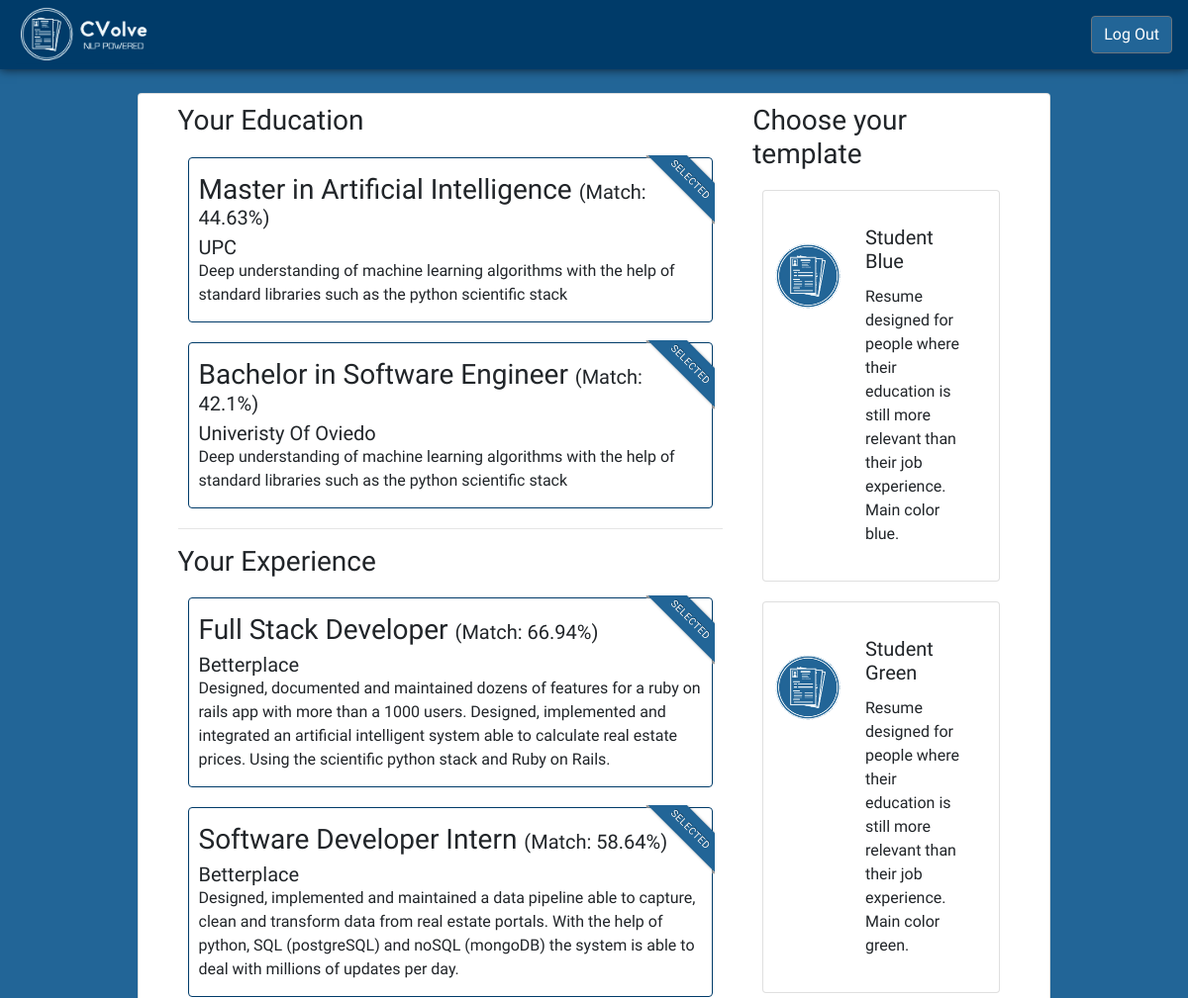
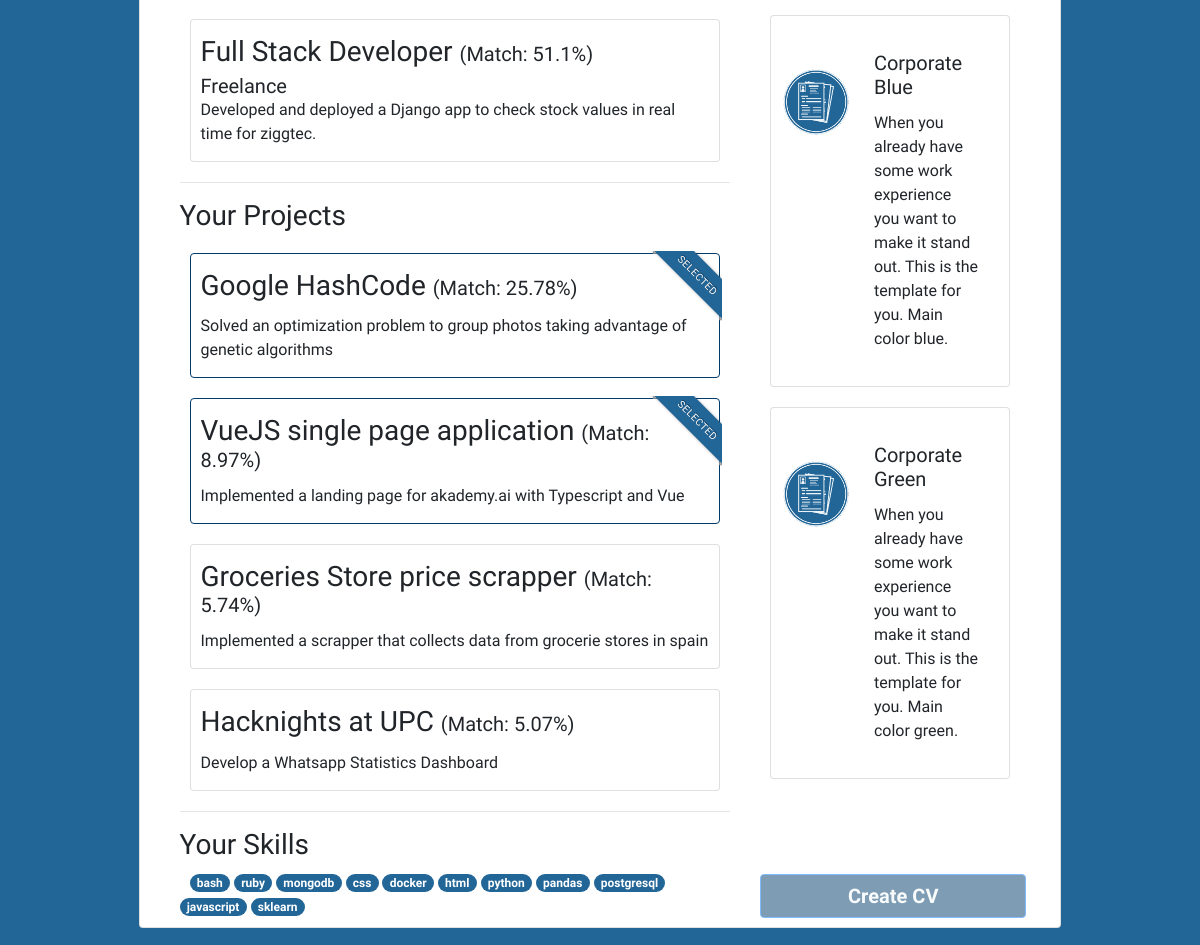
Page /offers/2/preview_cv/ (signed in) on the committed database (2 pictures, top to bottom).
### cvolve/main/models/user_education.py (models this page shows, shortened)
class UserEducation(models.Model):
    title = models.CharField('Title', max_length=150)
    institution = models.CharField('Institution', max_length=150)
    start_date = models.DateField('Start Date')
    end_date = models.DateField('End Date', blank=True, null=True)
    summary = models.TextField('Summary')
    user = models.ForeignKey(User, on_delete=models.CASCADE)
    class Meta:
        verbose_name_plural = 'UserEducations'

### cvolve/main/models/user_experience.py (models this page shows, shortened)
class UserExperience(models.Model):
    role = models.CharField('Role', max_length=150)
    company = models.CharField('Company', max_length=150)
    start_date = models.DateField('Start Date')
    end_date = models.DateField('End Date', blank=True, null=True)
    summary = models.TextField('Summary')
    user = models.ForeignKey(User, on_delete=models.CASCADE)
    class Meta:
        verbose_name_plural = 'UserExperiences'

### cvolve/main/models/user_projects.py (models this page shows, shortened)
class UserProjects(models.Model):
    name = models.CharField('Name', max_length=120)
    summary = models.TextField('Summary')
    user = models.ForeignKey(User, on_delete=models.CASCADE)
    class Meta:
        verbose_name_plural = 'UserProjects'

### cvolve/main/models/user_skill.py (models this page shows, shortened)
class UserSkill(models.Model):
    name = models.CharField('Name', max_length=120)
    user = models.ForeignKey(User, on_delete=models.CASCADE)
    class Meta:
        verbose_name_plural = 'UserSkills'

### cvolve/main/views/CV_preview_view.py (the view)
class CVPreviewView(View):
    def get(self, request, offer_id):
        user = User.objects.get(pk=request.user.id)
        offer = JobOffer.objects.get(pk=offer_id)
        return render(request, 'cv_preview.html', {
            'user': user, 'offer': offer,
            'educations': get_education_sorted_by_distance(user.id, offer.id,
                                                           return_distances=True),
            'experiences': get_experience_sorted_by_distance(user.id, offer.id,
                                                             return_distances=True),
            'projects': get_projects_sorted_by_distance(user.id, offer.id,
                                                        return_distances=True),
            'skills': get_skills_sorted_by_distance(user.id, offer.id,
                                                    return_distances=True),
        })

### cvolve/main/models/user_education.py (called while the page is built)
def get_education_sorted_by_distance(user_id, offer_id, limit=None, return_distances=False):
    limit_clause = f'LIMIT {limit}' if limit else ''
    distance_clause = ", main_joboffereducationdistance.distance" if return_distances else ''
    return UserEducation.objects.raw(
        f"""
        SELECT main_usereducation.* {distance_clause}
        FROM ((main_user INNER JOIN main_usereducation ON main_user.user_ptr_id = main_usereducation.user_id)
                INNER JOIN main_joboffereducationdistance on main_usereducation.id = main_joboffereducationdistance.education_id)
                INNER JOIN main_joboffer on main_joboffer.id = main_joboffereducationdistance.job_offer_id
        WHERE main_user.user_ptr_id={user_id} and main_joboffer.id = {offer_id}
        ORDER BY main_joboffereducationdistance.distance
        {limit_clause}
        """
    )

### cvolve/main/models/user_experience.py (called while the page is built)
def get_experience_sorted_by_distance(user_id, offer_id, limit=None, return_distances=False):
    limit_clause = f'LIMIT {limit}' if limit else ''
    distance_clause = ", main_jobofferexperiencedistance.distance" if return_distances else ''
    return UserExperience.objects.raw(
        f"""
        SELECT main_userexperience.* {distance_clause}
        FROM ((main_user INNER JOIN main_userexperience ON main_user.user_ptr_id = main_userexperience.user_id)
                INNER JOIN main_jobofferexperiencedistance on main_userexperience.id = main_jobofferexperiencedistance.experience_id)
                INNER JOIN main_joboffer on main_joboffer.id = main_jobofferexperiencedistance.job_offer_id
        WHERE main_user.user_ptr_id={user_id} and main_joboffer.id = {offer_id}
        ORDER BY main_jobofferexperiencedistance.distance
        {limit_clause}
        """
    )

### cvolve/main/services/document_distance_to_percentage.py (called while the page is built)
def calculate_percentage_distance(distance):
    return round(100/(1 + exp(4*distance - 29.0)), 2)

### cvolve/main/templatetags/distance_to_percentage.py (called while the page is built)
@register.filter(name='distance_to_percentage')
def distance_to_percentage(distance):
    return calculate_percentage_distance(distance)

### cvolve/templates/cv_preview.html (shortened to what this page needs)
{%extends "base.html"%}
{% load distance_to_percentage %}
{% block outer_body %}
<nav class="navbar navbar-expand-lg navbar-cvolve">
    {% load static %}
    <a class="navbar-brand" href="/"><img src="{% static "/images/logo_hollow_with_tagline_dark.png" %}"
            style="height:3em" alt="CVolve Logo"></a>
    <div class="collapse navbar-collapse" id="navbarSupportedContent">
        <div class="nav-item active">
            <a href="{% url 'logout' %}"><button class="btn btn-secondary" style="background-color:#226597"> Log Out
                </button></a>
        </div>
    </div>
</nav>
{% endblock %}
{% block div_style %}
style="background-color:#226597; height:inherit; min-height:100%"
{% endblock %}
{% block content %}
<div class="row col-xs-12 col-sm-10 d-flex flex-row justify-content-center" style="height: 100%;">
    <div class="card card-cv-preview flex-row" style="height: 100%;">
        <div class="col-8 scrollable-left-bar" style="height: 100%;">
            <h3>Your Education</h3>
            {% for education in educations %}
            {% if forloop.counter0 < 2 %}
            <div class="card selected">
                <div class="ribbon-wrapper">
                    <div class="ribbon primary-ribbon">Selected</div>
                </div>
                <h3 class="card-title">{{education.title}} <span style="font-size: 20px;">(Match: {{ education.distance|distance_to_percentage }}%)</span></h5>
                <h5 class="card-subtitle">{{ education.institution }}</h4>
                <p class="card-text">{{ education.summary }}</p>
            </div>
            {% else %}
            <div class="card">
                <h3 class="card-title">{{education.title}} <span style="font-size: 20px;">(Match: {{ education.distance|distance_to_percentage }}%)</span></h5>
                <h5 class="card-subtitle">{{ education.institution }}</h4>
                <p class="card-text">{{ education.summary }}</p>
            </div>
            {% endif %}
            {% endfor %}
            <hr>
            <h3>Your Experience</h3>
            {% for experience in experiences %}
            {% if forloop.counter0 < 2 %}
            <div class="card selected">
                <div class="ribbon-wrapper">
                    <div class="ribbon primary-ribbon">Selected</div>
                </div>
                <h3 class="card-title">{{experience.role}} <span style="font-size: 20px;">(Match: {{ experience.distance|distance_to_percentage }}%)</span> </h5>
                <h5 class="card-subtitle">{{ experience.company }}</h4>
                <p class="card-text">{{ experience.summary }}</p>
            </div>
            {% else %}
            <div class="card">
                <h3 class="card-title">{{experience.role}} <span style="font-size: 20px;">(Match: {{ experience.distance|distance_to_percentage }}%)</span></h5>
                <h5 class="card-subtitle">{{ experience.company }}</h4>
                <p class="card-text">{{ experience.summary }}</p>
            </div>
            {% endif %}
            {% endfor %}
            <hr>
            <h3>Your Projects</h3>
            {% for project in projects %}
            {% if forloop.counter0 < 2 %}
            <div class="card selected">
                <div class="ribbon-wrapper">
                    <div class="ribbon primary-ribbon">Selected</div>
                </div>
                <h3 class="card-title">{{project.name}} <span style="font-size: 20px;">(Match: {{ project.distance|distance_to_percentage }}%)</span></h5>
                <p class="card-text">{{ project.summary }}</p>
            </div>
            {% else %}
            <div class="card">
                <h3 class="card-title">{{project.name}} <span style="font-size: 20px;">(Match: {{ project.distance|distance_to_percentage }}%)</span> </h5>
                <p class="card-text">{{ project.summary }}</p>
            </div>
            {% endif %}
            {% endfor %}
            <hr>
            <h3>Your Skills</h3>
            <div style="float: left; width: 10px; height: 1px;"></div>
            {% for skill in skills %}
            <span class="badge badge-primary badge-pill">{{ skill.name }}</span>
            {% endfor %}
        </div>
        <div class="col-4 scrollable-right-bar justify-content-center" style="display: relative;">
            <div style="height: calc(100% - 50px); overflow-y: auto;">
                <h3>Choose your template</h3>
                <div class="card template-card"
                    onclick="reset_cards_templates('student/4682B4'); this.classList.add('selected');">
                    <div class="row no-gutters">
                        <div class="col-md-4">
                            <img src="{% static "images/logo_hollow.png" %}"
                                class="card-img" alt="..." style="margin-top: 35px;">
                        </div>
                        <div class="col-md-8">
                            <div class="card-body">
                                <h5 class="card-title">Student Blue</h5>
                                <p class="card-text">
                                    Resume designed for people where their education is still more relevant than their job experience. Main color blue.
                                </p>
                            </div>
                        </div>
                    </div>
                </div>
                <div class="card template-card"
                    onclick="reset_cards_templates('student/228B22'); this.classList.add('selected');">
                    <div class="row no-gutters">
                        <div class="col-md-4">
                            <img src="{% static "images/logo_hollow.png" %}"
                                class="card-img" alt="..." style="margin-top: 35px;">
                        </div>
                        <div class="col-md-8">
                            <div class="card-body">
                                <h5 class="card-title">Student Green</h5>
                                <p class="card-text">
                                    Resume designed for people where their education is still more relevant than their job experience. Main color green.
                                </p>
                            </div>
                        </div>
                    </div>
                </div>
                <div class="card template-card"
                    onclick="reset_cards_templates('corporate/4682B4'); this.classList.add('selected');">
                    <div class="row no-gutters">
                        <div class="col-md-4">
                            <img src="{% static "images/logo_hollow.png" %}"
                                class="card-img" alt="..." style="margin-top: 35px;">
                        </div>
                        <div class="col-md-8">
                            <div class="card-body">
                                <h5 class="card-title">Corporate Blue</h5>
                                <p class="card-text">
                                    When you already have some work experience you want to make it stand out. This is the template for you. Main color blue.
                                </p>
                            </div>
                        </div>
                    </div>
                </div>
                <div class="card template-card"
                    onclick="reset_cards_templates('corporate/228B22'); this.classList.add('selected');">
                    <div class="row no-gutters">
                        <div class="col-md-4">
                            <img src="{% static "images/logo_hollow.png" %}"
                                class="card-img" alt="..." style="margin-top: 35px;">
                        </div>
                        <div class="col-md-8">
                            <div class="card-body">
                                <h5 class="card-title">Corporate Green</h5>
                                <p class="card-text">
                                    When you already have some work experience you want to make it stand out. This is the template for you. Main color green.
                                </p>
                            </div>
                        </div>
                    </div>
                </div>
            </div>
            <a class="btn btn-primary btn-cvolve-details col-xs-11 col-sm-11" style="position: absolute; bottom: 0;"
                id="button-download-pdf" disabled="true">
                Create CV
            </a>
        </div>
    </div>
</div>
{% endblock %}

### cvolve/static/styles/style.css (style rules this page uses)
* { font-size: 100%; font-family: b612; }
body { height: calc(100% - 150px); background-color: #226597; }
.btn.btn-primary.btn-cvolve-details { background-color: #003b69; float: right; font-weight: bold; font-size: 125%; padding-left: 7%; padding-right: 7%; }
.navbar-cvolve { padding-top: 0%; padding-bottom: 0%; background-color: #003b69; -webkit-box-shadow: 0px 0px 10px 0px rgba(0, 0, 0, 0.75); -moz-box-shadow: 0px 0px 10px 0px rgba(0, 0, 0, 0.75); box-shadow: 0px 0px 10px 0px rgba(0, 0, 0, 0.75); }
.card-offer-detail, .card-cv-preview { padding-top: 1%; padding-bottom: 1%; padding-left: 2.5%; padding-right: 2.5%; margin: 2.5%; }
.scrollable-left-bar { height: 100%; overflow-y: auto; }
.card-cv-preview .card { padding: 15px 10px; margin: 20px 10px; }
.card-cv-preview .scrollable-left-bar .card.selected { box-shadow: #003b69; border: 1px solid #003b69; }
.badge-primary { background-color: #226597; }
#button-download-pdf[disabled] { opacity: 0.5; color: #f3f9fb; }

### cvolve/static/styles/ribbon.css (style rules this page uses)
.ribbon-wrapper { width: 85px; height: 88px; overflow: hidden; position: absolute; top: -3px; right: -3px }
.ribbon { font-size: 10px; color: #FFF; text-transform: uppercase; letter-spacing: .05em; line-height: 15px; text-align: center; text-shadow: 0 -1px 0 rgba(0, 0, 0, .4); -webkit-transform: rotate(45deg); -moz-transform: rotate(45deg); -ms-transform: rotate(45deg); -o-transform: rotate(45deg); transform: rotate(45deg); position: relative; padding: 7px 0; right: -11px; top: 10px; width: 100px; height: 28px; -webkit-box-shadow: 0 0 3px rgba(0, 0, 0, .3); box-shadow: 0 0 3px rgba(0, 0, 0, .3); background-color: #dedede; filter: progid: DXImageTransform.Microsoft.gradient(startColorstr='#ffffffff', endColorstr='#ffdedede', GradientType=0) }
.ribbon.primary-ribbon { background-color: #226597; }
.ribbon:before, .ribbon:after { content: ""; border-top: 3px solid #9e9e9e; border-left: 3px solid transparent; border-right: 3px solid transparent; position: absolute; bottom: -3px }
.ribbon:before { left: 0 }
.ribbon:after { right: 0 }

### rows in the picture
UserEducation: title "Master in Artificial Intelligence", distance|distance_to_percentage "44.63", institution "UPC", summary "Deep understanding of machine learning algorithms with the help of standard libraries such as the python scientific stack"
UserEducation: title "Bachelor in Software Engineer", distance|distance_to_percentage "42.1", institution "Univeristy Of Oviedo", summary "Deep understanding of machine learning algorithms with the help of standard libraries such as the python scientific stack"
UserExperience: role "Full Stack Developer", distance|distance_to_percentage "66.94", company "Betterplace", summary "Designed, documented and maintained dozens of features for a ruby on rails app with more than a 1000 users. Designed, implemented and integrated an artificial intelligent system able to calculate real estate prices. Using the scientific python stack and Ruby on Rails."
UserExperience: role "Software Developer Intern", distance|distance_to_percentage "58.64", company "Betterplace", summary "Designed, implemented and maintained a data pipeline able to capture, clean and transform data from real estate portals. With the help of python, SQL (postgreSQL) and noSQL (mongoDB) the system is able to deal with millions of updates per day."
UserExperience: role "Full Stack Developer", distance|distance_to_percentage "51.1", company "Freelance", summary "Developed and deployed a Django app to check stock values in real time for ziggtec."
UserProjects: name "Google HashCode", distance|distance_to_percentage "25.78", summary "Solved an optimization problem to group photos taking advantage of genetic algorithms"
UserProjects: name "VueJS single page application", distance|distance_to_percentage "8.97", summary "Implemented a landing page for akademy.ai with Typescript and Vue"
UserProjects: name "Groceries Store price scrapper", distance|distance_to_percentage "5.74", summary "Implemented a scrapper that collects data from grocerie stores in spain"
UserProjects: name "Hacknights at UPC", distance|distance_to_percentage "5.07", summary "Develop a Whatsapp Statistics Dashboard"
UserSkill: name "bash"
UserSkill: name "ruby"
UserSkill: name "mongodb"
UserSkill: name "css"
UserSkill: name "docker"
UserSkill: name "html"
UserSkill: name "python"
UserSkill: name "pandas"
UserSkill: name "postgresql"
UserSkill: name "javascript"
UserSkill: name "sklearn"
